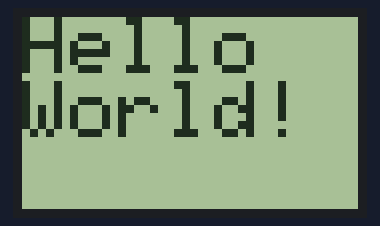
The sketch below on a simulated Arduino Uno, built with avr-gcc and run on an emulated ATmega328P. Shown: 84×48 one-colour display.

Above: at 0.1 s.

The sketch:

pcdtest.ino
```cpp
#include <SPI.h>
#include <Adafruit_GFX.h>
#include <Adafruit_PCD8544.h>

// Software SPI (slower updates, more flexible pin options):
// pin 7 - Serial clock out (SCLK)
// pin 6 - Serial data out (DIN)
// pin 5 - Data/Command select (D/C)
// pin 4 - LCD chip select (CS)
// pin 3 - LCD reset (RST)
Adafruit_PCD8544 display = Adafruit_PCD8544(8, 9, 10, 12, 11);
void setup(){
  Serial.begin(9600);
  display.begin();
  display.setContrast(60);
  display.clearDisplay();
}

void drawtext(void){
  display.setTextSize(2);
  display.setTextColor(BLACK);
  display.setCursor(0,0);
  display.println("Hello\nWorld!");
  display.display();
}

void loop() {
  drawtext();
  delay(1000);

}
```
